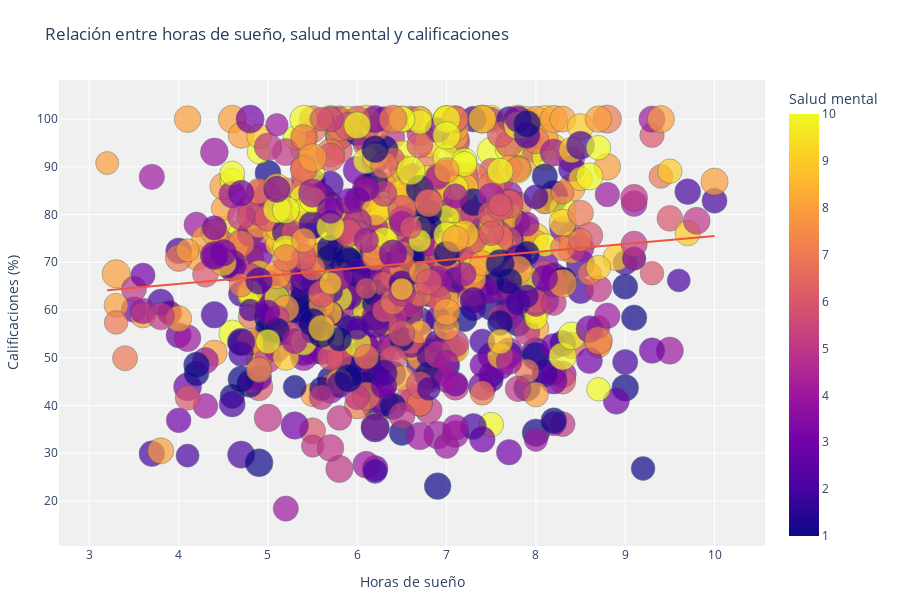

Notebook code for this chart:
### Code cell
# Crear un gráfico de dispersión interactivo mejorado
fig = px.scatter(
    df,
    x='sleep_hours',
    y='exam_score',
    color='mental_health_rating',
    size='attendance_percentage',
    hover_data=['student_id', 'age', 'gender', 'diet_quality'],
    title='Relación entre horas de sueño, salud mental y calificaciones',
    labels={
        'sleep_hours': 'Horas de sueño',
        'exam_score': 'Calificaciones (%)',
        'mental_health_rating': 'Salud mental',
        'attendance_percentage': 'Asistencia (%)'
    },
    height=600,
    width=900,
    trendline="ols"
)

# Personalizar el diseño para mejor visibilidad
fig.update_layout(
    plot_bgcolor='rgba(240,240,240,1)',
    legend=dict(
        bgcolor='rgba(255,255,255,0.8)',
        bordercolor='black',
        borderwidth=1,
        title=dict(text="Salud mental"),
        orientation="h",
        yanchor="bottom",
        y=1.02,
        xanchor="right",
        x=1
    ),
    font=dict(size=12),
    margin=dict(l=50, r=50, t=80, b=50)
)

# Personalizar las trazas del gráfico
fig.update_traces(
    marker=dict(opacity=0.7, line=dict(width=0.5, color='DarkSlateGrey')),
    hovertemplate="<br>".join([
        "Horas de sueño: %{x:.1f}",
        "Calificaciones: %{y:.1f}%",
        "Salud mental: %{marker.color}",
        "Asistencia: %{marker.size:.1f}%",
        "<extra></extra>"
    ])
)

fig.show()

### Figure 1 — Plotly figure (JSON) as saved in the notebook; plotly's stock layout.template omitted (floating-point values rounded to 4 significant figures; data arrays with more than 128 entries replaced by an {"elided": "..."} marker saying what was removed)
{"data": [{"customdata": {"elided": "1000x4 mixed values"}, "hovertemplate": "Horas de sueño: %{x:.1f}<br>Calificaciones: %{y:.1f}%<br>Salud mental: %{marker.color}<br>Asistencia: %{marker.size:.1f}%<br><extra></extra>", "legendgroup": "", "marker": {"color": {"elided": "1000 int values"}, "coloraxis": "coloraxis", "line": {"color": "DarkSlateGrey", "width": 0.5}, "opacity": 0.7, "size": {"elided": "1000 float values"}, "sizemode": "area", "sizeref": 0.25, "symbol": "circle"}, "mode": "markers", "name": "", "orientation": "v", "showlegend": false, "type": "scatter", "x": {"elided": "1000 float values"}, "xaxis": "x", "y": {"elided": "1000 float values"}, "yaxis": "y"}, {"hovertemplate": "Horas de sueño: %{x:.1f}<br>Calificaciones: %{y:.1f}%<br>Salud mental: %{marker.color}<br>Asistencia: %{marker.size:.1f}%<br><extra></extra>", "legendgroup": "", "marker": {"line": {"color": "DarkSlateGrey", "width": 0.5}, "opacity": 0.7, "symbol": "circle"}, "mode": "lines", "name": "", "showlegend": false, "type": "scatter", "x": {"elided": "1000 float values"}, "xaxis": "x", "y": {"elided": "1000 float values"}, "yaxis": "y"}], "layout": {"coloraxis": {"colorbar": {"title": {"text": "Salud mental"}}, "colorscale": [[0, "#0d0887"], [0.1111, "#46039f"], [0.2222, "#7201a8"], [0.3333, "#9c179e"], [0.4444, "#bd3786"], [0.5556, "#d8576b"], [0.6667, "#ed7953"], [0.7778, "#fb9f3a"], [0.8889, "#fdca26"], [1, "#f0f921"]]}, "font": {"size": 12}, "height": 600, "legend": {"bgcolor": "rgba(255,255,255,0.8)", "bordercolor": "black", "borderwidth": 1, "itemsizing": "constant", "orientation": "h", "title": {"text": "Salud mental"}, "tracegroupgap": 0, "x": 1, "xanchor": "right", "y": 1.02, "yanchor": "bottom"}, "margin": {"b": 50, "l": 50, "r": 50, "t": 80}, "plot_bgcolor": "rgba(240,240,240,1)", "title": {"text": "Relación entre horas de sueño, salud mental y calificaciones"}, "width": 900, "xaxis": {"anchor": "y", "domain": [0, 1], "title": {"text": "Horas de sueño"}}, "yaxis": {"anchor": "x", "domain": [0, 1], "title": {"text": "Calificaciones (%)"}}}}
